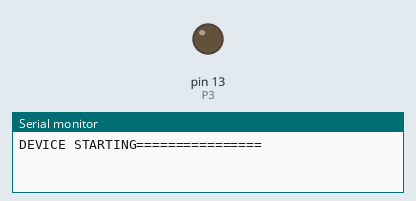
This sketch was run on a simulated Arduino Leonardo, built with avr-gcc and run on an emulated ATmega32U4. Shown: output pins drawn as LEDs (lit = HIGH), the last lines printed to the serial monitor. The modem accepts every AT command (registered, SIM ready, sends succeed) and sends nothing else.

Above: at 0.1 s.
At 95.2 s:
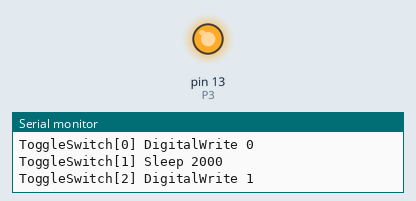
Timing chart, 0 to 96.7 s (numbered marks = the images above):
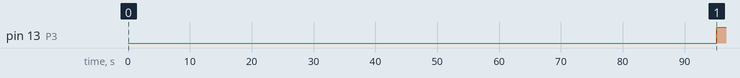

Measured:
- by itself, pin 13 (P3): LOW → HIGH at 95.2 s

The sketch:

simcomnew.ino
```cpp
#include "simcom.h"

#define P3 13

 /*
  * D19 - RXD1 (sim900.d3)
  * D18 - TXD1 (sim900.d2)
  * D17 - RXD2 (conv.p2 rx)
  * D16 - TXD2 (conv.p3 tx)
  * D15 - RXD3 (conv.p4 sniff)
  * D14 - TXD3
  *
  * D13 - sim900.d4
  */

int gReset = 0;

class CMyHttpReceiver : public CHttpResponse
{
public:
    virtual void OnHttpCode(int code) override
    {
        if (code != 200)
        {
          Serial.print("HTTP Error: ");
          Serial.print(code);
          Serial.print("\n");
        }
    }

    virtual void OnBody(char* body, int length) override
    {
        Serial.print("Response: '");
        Serial.print(body);
        Serial.print("'\n");
    }
};

class CClientApp
{
    static CClientApp* pInstance;

    CGprs mGprs;
    CHttpRequestPost mRequest{"api.valky.eu", "/logtext/?simcom"};
    CMyHttpReceiver mResponse;

    bool shouldProcess{false};
    int mCounter{0};

public:

    void Init()
    {
        Serial.begin(115200);
        delay(50);
        Serial.print("\n\nDEVICE STARTING================\n\n");

        pinMode(P3, OUTPUT);
        Serial1.begin(9600); // DOLEZITE

        //gprs.SetApn("o2internet"); //O2
        mGprs.SetApn("internet"); // 4ka

        mGprs.SetReceiver(&mResponse);
        mGprs.AttachPrint([](char c){ Serial1.write(c); });
        mGprs.AttachPower([](bool value){ if (!value) gReset++;
            digitalWrite(P3, value); }); // DOLEZITE: bez negacie
    }

    void comm_yield()
    {
        while (Serial1.available())
        {
            char c = Serial1.read();
            mGprs << c;
            // Possible buffer overflow problem when outputting too much debug info
            if (c == 0x0a)
            {
                shouldProcess = true;
                break;
                // Important to process right after CRLF,
                // or we will lose next line:
                // Expect 'OK  ' Got '  OK    STATE: TCP CLOSED  '
            }
        }
    }

    void gprs_yield()
    {
      static long last = 0;
      long now = millis();
      if (shouldProcess || now > last + 500)
      {
        shouldProcess = false;
        last = now;
        mGprs();
      }
    }

    void Do()
    {
        comm_yield();
        gprs_yield();

        if (mGprs.isReady())
        {
            mResponse.Reset();
            char request[128];
            sprintf(request, "time=%lu reset=%d counter=%d\n", millis(), gReset, mCounter++);

            mRequest.SetArguments(request);
            mGprs.request(mRequest);
        }
    }
};

CClientApp app;

void setup()
{
  app.Init();
}

void loop()
{
  app.Do();
}
```

simplatform.h
```cpp
#define GPRS_VERBOSE

#define _ASSERT(e) {if (!(e)) {Serial.print("Assertion failed " #e); while (1); }}
#define Error_print Serial.print
#define Error_printnocrlf(msg) _gprs_printnocrlf(msg)


#ifdef GPRS_VERBOSE
#define Debug_print Serial.print
#define Debug_printnocrlf Error_printnocrlf
#else
#define Debug_print(x) void()
#define Debug_printnocrlf(x) void()
#endif

#define Info_print Serial.print

/*
#include "assert.h"

#define millis() ((long)BIOS::SYS::GetTick())

void Serial_print(char c)
{
    CONSOLE::Print("%c", c);
}
void Serial_print(long l)
{
    CONSOLE::Print("%d", l);
}
void Serial_print(int n)
{
    CONSOLE::Print("%d", n);
}
void Serial_print(char* p)
{
    CONSOLE::Print("%s", p);
}
void Serial_print(const char* p)
{
    CONSOLE::Print("%s", p);
}

#define Error_print CONSOLE::Color(RGB565(ff0000)); Serial_print
#define Error_printnocrlf(msg) _gprs_printnocrlf(msg)

// Verbose output:
//#define Debug_print CONSOLE::Color(RGB565(b0b0b0)); Serial_print
//#define Debug_printnocrlf Error_printnocrlf

#define Debug_print(x) void()
#define Debug_printnocrlf(x) void()

#define Info_print CONSOLE::Color(RGB565(00ff00)); Serial_print
*/
```

Source omitted: simcom.h (36069 bytes)
